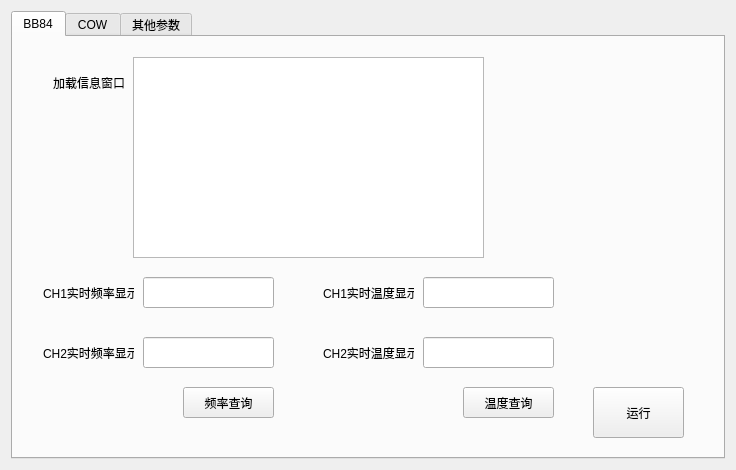
<?xml version="1.0" encoding="UTF-8"?>
<ui version="4.0">
 <class>Form</class>
 <widget class="QWidget" name="Form">
  <property name="geometry">
   <rect>
    <x>0</x>
    <y>0</y>
    <width>736</width>
    <height>470</height>
   </rect>
  </property>
  <property name="windowTitle">
   <string>Form</string>
  </property>
  <layout class="QGridLayout" name="gridLayout">
   <item row="0" column="0">
    <widget class="QTabWidget" name="tabWidget">
     <property name="currentIndex">
      <number>0</number>
     </property>
     <widget class="QWidget" name="tab">
      <attribute name="title">
       <string>BB84</string>
      </attribute>
      <widget class="QPushButton" name="pushButton_BB84">
       <property name="geometry">
        <rect>
         <x>580</x>
         <y>350</y>
         <width>91</width>
         <height>51</height>
        </rect>
       </property>
       <property name="text">
        <string>运行</string>
       </property>
      </widget>
      <widget class="QLabel" name="label_6">
       <property name="geometry">
        <rect>
         <x>40</x>
         <y>30</y>
         <width>71</width>
         <height>31</height>
        </rect>
       </property>
       <property name="text">
        <string>加载信息窗口</string>
       </property>
      </widget>
      <widget class="QLabel" name="label_7">
       <property name="geometry">
        <rect>
         <x>30</x>
         <y>240</y>
         <width>91</width>
         <height>31</height>
        </rect>
       </property>
       <property name="text">
        <string>CH1实时频率显示</string>
       </property>
      </widget>
      <widget class="QLineEdit" name="lineEdit_BB84_ch1_fre">
       <property name="geometry">
        <rect>
         <x>130</x>
         <y>240</y>
         <width>131</width>
         <height>31</height>
        </rect>
       </property>
      </widget>
      <widget class="QLineEdit" name="lineEdit_BB84_ch2_fre">
       <property name="geometry">
        <rect>
         <x>130</x>
         <y>300</y>
         <width>131</width>
         <height>31</height>
        </rect>
       </property>
      </widget>
      <widget class="QLabel" name="label_8">
       <property name="geometry">
        <rect>
         <x>30</x>
         <y>300</y>
         <width>91</width>
         <height>31</height>
        </rect>
       </property>
       <property name="text">
        <string>CH2实时频率显示</string>
       </property>
      </widget>
      <widget class="QLabel" name="label_9">
       <property name="geometry">
        <rect>
         <x>310</x>
         <y>300</y>
         <width>91</width>
         <height>31</height>
        </rect>
       </property>
       <property name="text">
        <string>CH2实时温度显示</string>
       </property>
      </widget>
      <widget class="QLabel" name="label_10">
       <property name="geometry">
        <rect>
         <x>310</x>
         <y>240</y>
         <width>91</width>
         <height>31</height>
        </rect>
       </property>
       <property name="text">
        <string>CH1实时温度显示</string>
       </property>
      </widget>
      <widget class="QLineEdit" name="lineEdit_BB84_ch2_t">
       <property name="geometry">
        <rect>
         <x>410</x>
         <y>300</y>
         <width>131</width>
         <height>31</height>
        </rect>
       </property>
      </widget>
      <widget class="QLineEdit" name="lineEdit_BB84_ch1_t">
       <property name="geometry">
        <rect>
         <x>410</x>
         <y>240</y>
         <width>131</width>
         <height>31</height>
        </rect>
       </property>
      </widget>
      <widget class="QTextBrowser" name="textBrowser_BB84_show">
       <property name="geometry">
        <rect>
         <x>120</x>
         <y>20</y>
         <width>351</width>
         <height>201</height>
        </rect>
       </property>
      </widget>
      <widget class="QPushButton" name="pushButton_BB84_fre">
       <property name="geometry">
        <rect>
         <x>170</x>
         <y>350</y>
         <width>91</width>
         <height>31</height>
        </rect>
       </property>
       <property name="text">
        <string>频率查询</string>
       </property>
      </widget>
      <widget class="QPushButton" name="pushButton_BB84_t">
       <property name="geometry">
        <rect>
         <x>450</x>
         <y>350</y>
         <width>91</width>
         <height>31</height>
        </rect>
       </property>
       <property name="text">
        <string>温度查询</string>
       </property>
      </widget>
     </widget>
     <widget class="QWidget" name="tab_3">
      <attribute name="title">
       <string>COW</string>
      </attribute>
      <widget class="QPushButton" name="pushButton_COW">
       <property name="geometry">
        <rect>
         <x>580</x>
         <y>350</y>
         <width>91</width>
         <height>51</height>
        </rect>
       </property>
       <property name="text">
        <string>运行</string>
       </property>
      </widget>
      <widget class="QLabel" name="label_11">
       <property name="geometry">
        <rect>
         <x>310</x>
         <y>240</y>
         <width>91</width>
         <height>31</height>
        </rect>
       </property>
       <property name="text">
        <string>CH1实时温度显示</string>
       </property>
      </widget>
      <widget class="QLabel" name="label_13">
       <property name="geometry">
        <rect>
         <x>30</x>
         <y>240</y>
         <width>91</width>
         <height>31</height>
        </rect>
       </property>
       <property name="text">
        <string>CH1实时频率显示</string>
       </property>
      </widget>
      <widget class="QLineEdit" name="lineEdit_COW_ch1_t">
       <property name="geometry">
        <rect>
         <x>410</x>
         <y>240</y>
         <width>131</width>
         <height>31</height>
        </rect>
       </property>
      </widget>
      <widget class="QLineEdit" name="lineEdit_COW_ch1_fre">
       <property name="geometry">
        <rect>
         <x>130</x>
         <y>240</y>
         <width>131</width>
         <height>31</height>
        </rect>
       </property>
      </widget>
      <widget class="QLabel" name="label_15">
       <property name="geometry">
        <rect>
         <x>40</x>
         <y>31</y>
         <width>71</width>
         <height>31</height>
        </rect>
       </property>
       <property name="text">
        <string>加载信息窗口</string>
       </property>
      </widget>
      <widget class="QTextBrowser" name="textBrowser_COW_show">
       <property name="geometry">
        <rect>
         <x>120</x>
         <y>20</y>
         <width>351</width>
         <height>201</height>
        </rect>
       </property>
      </widget>
      <widget class="QPushButton" name="pushButton_COW_fre">
       <property name="geometry">
        <rect>
         <x>170</x>
         <y>300</y>
         <width>91</width>
         <height>31</height>
        </rect>
       </property>
       <property name="text">
        <string>频率查询</string>
       </property>
      </widget>
      <widget class="QPushButton" name="pushButton_COW_t">
       <property name="geometry">
        <rect>
         <x>450</x>
         <y>300</y>
         <width>91</width>
         <height>31</height>
        </rect>
       </property>
       <property name="text">
        <string>温度查询</string>
       </property>
      </widget>
     </widget>
     <widget class="QWidget" name="tab_2">
      <attribute name="title">
       <string>其他参数</string>
      </attribute>
      <widget class="QLineEdit" name="lineEdit_att_set_1">
       <property name="geometry">
        <rect>
         <x>480</x>
         <y>230</y>
         <width>111</width>
         <height>31</height>
        </rect>
       </property>
      </widget>
      <widget class="QLabel" name="label">
       <property name="geometry">
        <rect>
         <x>350</x>
         <y>230</y>
         <width>131</width>
         <height>31</height>
        </rect>
       </property>
       <property name="text">
        <string>衰减模块CH1衰减值设置</string>
       </property>
      </widget>
      <widget class="QLineEdit" name="lineEdit_att_t">
       <property name="geometry">
        <rect>
         <x>140</x>
         <y>350</y>
         <width>111</width>
         <height>31</height>
        </rect>
       </property>
      </widget>
      <widget class="QLabel" name="label_2">
       <property name="geometry">
        <rect>
         <x>20</x>
         <y>350</y>
         <width>101</width>
         <height>31</height>
        </rect>
       </property>
       <property name="text">
        <string> 衰减模块温度监测</string>
       </property>
      </widget>
      <widget class="QLineEdit" name="lineEdit_sig_t">
       <property name="geometry">
        <rect>
         <x>480</x>
         <y>350</y>
         <width>111</width>
         <height>31</height>
        </rect>
       </property>
      </widget>
      <widget class="QLabel" name="label_4">
       <property name="geometry">
        <rect>
         <x>370</x>
         <y>350</y>
         <width>111</width>
         <height>31</height>
        </rect>
       </property>
       <property name="text">
        <string>信号源模块温度监测</string>
       </property>
      </widget>
      <widget class="QTextBrowser" name="textBrowser_other_show">
       <property name="geometry">
        <rect>
         <x>120</x>
         <y>20</y>
         <width>381</width>
         <height>181</height>
        </rect>
       </property>
      </widget>
      <widget class="QLabel" name="label_16">
       <property name="geometry">
        <rect>
         <x>40</x>
         <y>30</y>
         <width>71</width>
         <height>31</height>
        </rect>
       </property>
       <property name="text">
        <string>加载信息窗口</string>
       </property>
      </widget>
      <widget class="QPushButton" name="pushButton_att_set_2">
       <property name="geometry">
        <rect>
         <x>600</x>
         <y>280</y>
         <width>81</width>
         <height>31</height>
        </rect>
       </property>
       <property name="text">
        <string>CH2衰减设置</string>
       </property>
      </widget>
      <widget class="QLineEdit" name="lineEdit_att_insertloss_1_show">
       <property name="geometry">
        <rect>
         <x>140</x>
         <y>230</y>
         <width>111</width>
         <height>31</height>
        </rect>
       </property>
       <property name="text">
        <string>插损值无效</string>
       </property>
      </widget>
      <widget class="QLabel" name="label_12">
       <property name="geometry">
        <rect>
         <x>10</x>
         <y>230</y>
         <width>121</width>
         <height>31</height>
        </rect>
       </property>
       <property name="text">
        <string>衰减模块CH1插损设置</string>
       </property>
      </widget>
      <widget class="QLineEdit" name="lineEdit_att_insertloss_2_show">
       <property name="geometry">
        <rect>
         <x>140</x>
         <y>280</y>
         <width>111</width>
         <height>31</height>
        </rect>
       </property>
       <property name="text">
        <string>插损值无效</string>
       </property>
      </widget>
      <widget class="QLabel" name="label_14">
       <property name="geometry">
        <rect>
         <x>10</x>
         <y>280</y>
         <width>121</width>
         <height>31</height>
        </rect>
       </property>
       <property name="text">
        <string>衰减模块CH2插损设置</string>
       </property>
      </widget>
      <widget class="QLineEdit" name="lineEdit_att_set_2">
       <property name="geometry">
        <rect>
         <x>480</x>
         <y>280</y>
         <width>111</width>
         <height>31</height>
        </rect>
       </property>
      </widget>
      <widget class="QLabel" name="label_5">
       <property name="geometry">
        <rect>
         <x>350</x>
         <y>280</y>
         <width>131</width>
         <height>31</height>
        </rect>
       </property>
       <property name="text">
        <string>衰减模块CH2衰减值设置</string>
       </property>
      </widget>
      <widget class="QPushButton" name="pushButton_insertloss_set_2">
       <property name="geometry">
        <rect>
         <x>260</x>
         <y>280</y>
         <width>81</width>
         <height>31</height>
        </rect>
       </property>
       <property name="text">
        <string>无效勿点</string>
       </property>
      </widget>
      <widget class="QPushButton" name="pushButton_att_t">
       <property name="geometry">
        <rect>
         <x>260</x>
         <y>350</y>
         <width>81</width>
         <height>31</height>
        </rect>
       </property>
       <property name="text">
        <string>衰减温度查询</string>
       </property>
      </widget>
      <widget class="QPushButton" name="pushButton_sig_t">
       <property name="geometry">
        <rect>
         <x>600</x>
         <y>350</y>
         <width>91</width>
         <height>31</height>
        </rect>
       </property>
       <property name="text">
        <string>信号源温度查询</string>
       </property>
      </widget>
      <widget class="QPushButton" name="pushButton_insertloss_set_1">
       <property name="geometry">
        <rect>
         <x>260</x>
         <y>230</y>
         <width>81</width>
         <height>31</height>
        </rect>
       </property>
       <property name="text">
        <string>无效勿点</string>
       </property>
      </widget>
      <widget class="QPushButton" name="pushButton_att_set_1">
       <property name="geometry">
        <rect>
         <x>600</x>
         <y>230</y>
         <width>81</width>
         <height>31</height>
        </rect>
       </property>
       <property name="text">
        <string>CH1衰减设置</string>
       </property>
      </widget>
     </widget>
    </widget>
   </item>
  </layout>
 </widget>
 <resources/>
 <connections/>
</ui>
